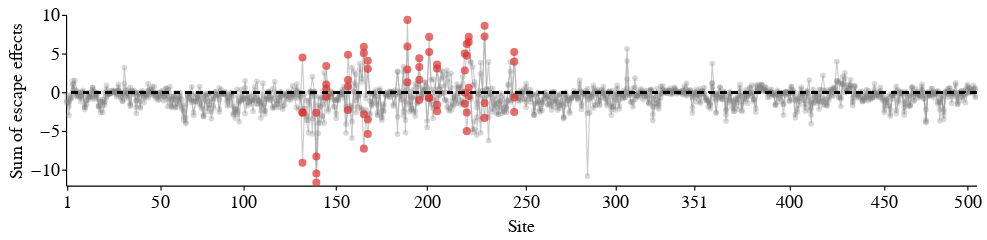

Here is the notebook cell this chart was saved with:
### Markdown cell above
### Line plots

### Code cell
site_to_i = {site: i for i, site in enumerate(ma22_escape_df['site'].unique())}
ma22_escape_df = ma22_escape_df.assign(_stat_site_order=lambda x: x["site"].map(site_to_i))

base = alt.Chart(
    ma22_escape_df[['sera', 'site', 'wildtype', 'sum_site_escape', 'region', 'show_site', '_stat_site_order']].drop_duplicates()
).encode(
    alt.X(
        "site:O",
        sort=alt.EncodingSortField(field="_stat_site_order", order="ascending"), 
        title='Site',
        axis=alt.Axis(
            labelAngle=0,
            values=[1, 50, 100, 150, 200, 250, 300, 351, 400, 450, 500],
            tickCount=11,
        )
    ),
    alt.Y(
        "sum_site_escape:Q", 
        title='Sum of escape effects',
        axis=alt.Axis(
            tickCount=4
        )
    ),
    tooltip=['sera', 'wildtype', "site", "sum_site_escape", "region"],
)

line = base.mark_line(opacity=0.5, stroke='#999999', size=1).encode(
    detail='sera'
)

highlight_points = base.transform_filter(
    alt.datum.show_site == True
).mark_circle(size=50, opacity=0.7, color='#DC322F', stroke='black', strokeWidth=0)

background_points = base.transform_filter(
    alt.datum.show_site == False
).mark_circle(size=25, opacity=0.3, color='gray')

# Horizontal line at y = 0
hline = alt.Chart().mark_rule(
        color='black',
        size=1.25,
        opacity=1,
        strokeDash=[5,5]
    ).encode(y=alt.Y(datum=0))

unfacet_chart = (
    (line + background_points + highlight_points + hline)
    .properties(width=800, height=150)
)
 
unfacet_chart.display()

### Figure 1 — Vega-Lite specification as saved in the notebook (floating-point values rounded to 4 significant figures; data arrays with more than 128 entries replaced by an {"elided": "..."} marker saying what was removed)
{"config": {"background": "white", "title": {"fontSize": 20, "fontWeight": "normal", "font": "Helvetica", "anchor": "start", "color": "#000000", "orient": "top", "offset": 5, "subtitleColor": "gray", "subtitleFont": "Helvetica", "subtitleFontWeight": "normal", "subtitleFontSize": 18, "subtitlePadding": 2}, "axis": {"domain": true, "domainColor": "black", "domainWidth": 1, "grid": false, "gridColor": "#DEDDDD", "gridWidth": 0.5, "labelFont": "Helvetica", "labelFontSize": 16, "labelFlush": false, "labelFontWeight": "normal", "labelPadding": 2, "tickColor": "black", "tickSize": 4, "tickCount": 3, "tickWidth": 1, "titleFont": "Helvetica", "titleAlign": "center", "titleFontWeight": "normal", "titleFontSize": 16, "titlePadding": 5}, "legend": {"labelFont": "Helvetica", "labelFontSize": 16, "symbolSize": 100, "titleFont": "Helvetica", "titleFontSize": 16, "titleFontWeight": "normal", "padding": 5, "titleLimit": 200, "gradientLength": 100}, "range": {"category": ["#4e79a7", "#f28e2c", "#e15759", "#76b7b2", "#59a14f", "#edc949", "#af7aa1", "#ff9da7", "#9c755f", "#bab0ab"], "diverging": ["#c7e9b4", "#7fcdbb", "#41b6c4", "#1d91c0", "#225ea8", "#253494"]}, "view": {"stroke": "white", "strokeWidth": 0}, "text": {"font": "Helvetica", "fontSize": 16}}, "layer": [{"mark": {"type": "line", "opacity": 0.5, "size": 1, "stroke": "#999999"}, "encoding": {"detail": {"field": "sera", "type": "nominal"}, "tooltip": [{"field": "sera", "type": "nominal"}, {"field": "wildtype", "type": "nominal"}, {"field": "site", "type": "quantitative"}, {"field": "sum_site_escape", "type": "quantitative"}, {"field": "region", "type": "nominal"}], "x": {"axis": {"labelAngle": 0, "tickCount": 11, "values": [1, 50, 100, 150, 200, 250, 300, 351, 400, 450, 500]}, "field": "site", "sort": {"field": "_stat_site_order", "order": "ascending"}, "title": "Site", "type": "ordinal"}, "y": {"axis": {"tickCount": 4}, "field": "sum_site_escape", "title": "Sum of escape effects", "type": "quantitative"}}}, {"mark": {"type": "circle", "color": "gray", "opacity": 0.3, "size": 25}, "encoding": {"tooltip": [{"field": "sera", "type": "nominal"}, {"field": "wildtype", "type": "nominal"}, {"field": "site", "type": "quantitative"}, {"field": "sum_site_escape", "type": "quantitative"}, {"field": "region", "type": "nominal"}], "x": {"axis": {"labelAngle": 0, "tickCount": 11, "values": [1, 50, 100, 150, 200, 250, 300, 351, 400, 450, 500]}, "field": "site", "sort": {"field": "_stat_site_order", "order": "ascending"}, "title": "Site", "type": "ordinal"}, "y": {"axis": {"tickCount": 4}, "field": "sum_site_escape", "title": "Sum of escape effects", "type": "quantitative"}}, "transform": [{"filter": "(datum.show_site === false)"}]}, {"mark": {"type": "circle", "color": "#DC322F", "opacity": 0.7, "size": 50, "stroke": "black", "strokeWidth": 0}, "encoding": {"tooltip": [{"field": "sera", "type": "nominal"}, {"field": "wildtype", "type": "nominal"}, {"field": "site", "type": "quantitative"}, {"field": "sum_site_escape", "type": "quantitative"}, {"field": "region", "type": "nominal"}], "x": {"axis": {"labelAngle": 0, "tickCount": 11, "values": [1, 50, 100, 150, 200, 250, 300, 351, 400, 450, 500]}, "field": "site", "sort": {"field": "_stat_site_order", "order": "ascending"}, "title": "Site", "type": "ordinal"}, "y": {"axis": {"tickCount": 4}, "field": "sum_site_escape", "title": "Sum of escape effects", "type": "quantitative"}}, "transform": [{"filter": "(datum.show_site === true)"}]}, {"mark": {"type": "rule", "color": "black", "opacity": 1, "size": 1.25, "strokeDash": [5, 5]}, "encoding": {"y": {"datum": 0}}}], "data": {"name": "data-a6ea4741ec92079cedf8b77872bf0929"}, "height": 150, "width": 800, "$schema": "https://vega.github.io/schema/vega-lite/v5.16.3.json", "datasets": {"data-a6ea4741ec92079cedf8b77872bf0929": {"elided": "1840 records"}}}
